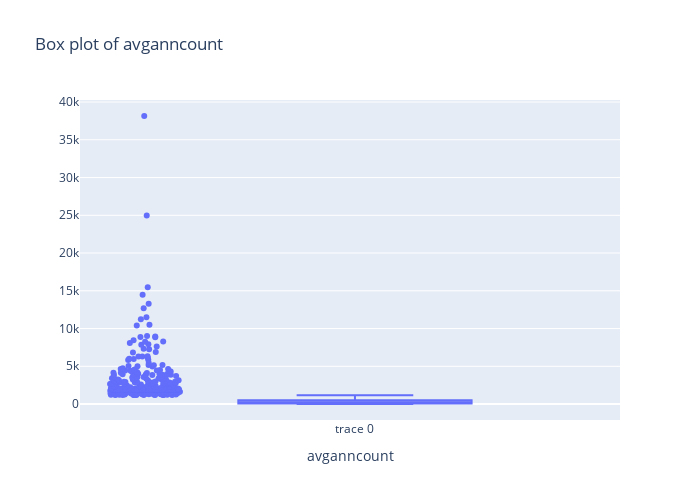

Notebook source saved alongside this figure:
### Markdown cell above
Interpretation of Boxplot

- The Box plot is a standardised way of displaying the distributed data based on five number summary (minimum, first quartile, median, third quartile, maximum)

### Code cell
# Analysing avganncount column
avg_ann_count_mean = data['avganncount'].mean()
avg_ann_count_std = data['avganncount'].std()
print('Mean of avganncount: ', avg_ann_count_mean)
print('Standard deviation of avganncount', avg_ann_count_std)

# Create a histogram to visualise the distribution of avganncount
plt.hist(data["avganncount"], bins=20)
plt.xlabel("avganncount")
plt.ylabel("Frequency")
plt.title("Histogram of avganncount")
plt.show()

import plotly.graph_objects as go
fig = go.Figure(data=[go.Box(y=data['avganncount'], boxpoints="outliers", jitter=0.3, pointpos=-1.8)])
fig.update_layout(
    title="Box plot of avganncount",
    xaxis_title="avganncount",
    width=700,
    height=500)
fig.show()

# Calculate the correlation between avganncount and target_deathrate
corr = data['avganncount'].corr(data['target_deathrate'])
print('Correlation between avganncount and target_deathrate is: ', corr)

# Create a scatter plot to visualize the relationship between avganncount and target_deathrate
plt.scatter(data['avganncount'], data['target_deathrate'])
plt.xlabel('avganncount')
plt.ylabel('target_deathrate')
plt.title('Scatter plot of avganncount and target_deathrate')
plt.show()

### Figure 1 — Plotly figure (JSON) as saved in the notebook; plotly's stock layout.template omitted (floating-point values rounded to 4 significant figures; data arrays with more than 128 entries replaced by an {"elided": "..."} marker saying what was removed)
{"data": [{"boxpoints": "outliers", "jitter": 0.3, "pointpos": -1.8, "type": "box", "y": {"elided": "3047 float values"}}], "layout": {"height": 500, "title": {"text": "Box plot of avganncount"}, "width": 700, "xaxis": {"title": {"text": "avganncount"}}}}
